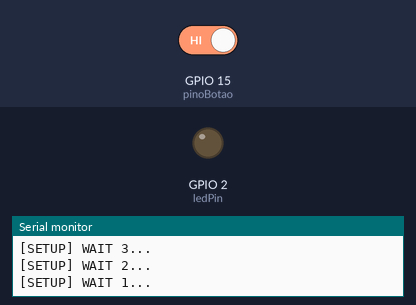
Recording of a sketch running on a simulated ESP32. On the bench: output pins drawn as LEDs (lit = HIGH), the last lines printed to the serial monitor. Inputs (shaded band) come from the test bench; at power-on: GPIO 15 (pinoBotao) HIGH. WiFi joins after 1.5 s; servers stay silent unless stated; uploads are accepted with an empty reply.

Above: at 5.2 s.
5.3 s: GPIO 15 (pinoBotao) driven LOW
At 11.3 s:
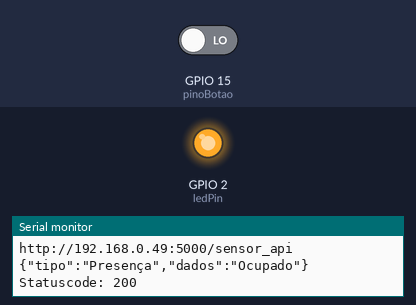
12.2 s: GPIO 15 (pinoBotao) driven HIGH
At 16.7 s:
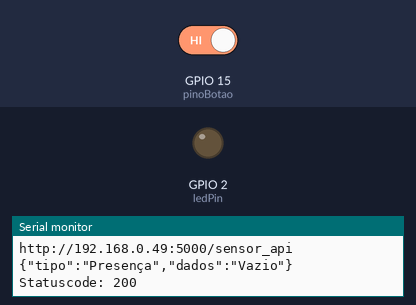
Timing chart, 0 to 18.2 s (numbered marks = the images above; inputs shaded):
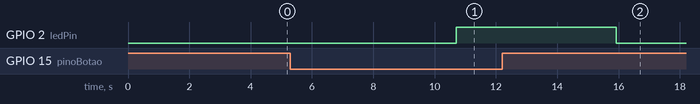

The sketch:

cod_post_2.ino
```cpp
#include <Arduino.h>
#include <WiFi.h>
#include <WiFiMulti.h>
#include <HTTPClient.h>
#include <ArduinoJson.h>

#define USE_SERIAL Serial

WiFiMulti wifiMulti;

const int pinoBotao = 15;
const int ledPin =  2;

const char* ssid = "Eder";
const char* password =  "eder1414";

char jsonOutput[1100];

void setup() {

  USE_SERIAL.begin(115200);

  USE_SERIAL.println();
  USE_SERIAL.println();
  USE_SERIAL.println();

  for (uint8_t t = 4; t > 0; t--) {
    USE_SERIAL.printf("[SETUP] WAIT %d...\n", t);
    USE_SERIAL.flush();
    delay(1000);
  }

  wifiMulti.addAP( ssid, password);

  pinMode(ledPin, OUTPUT);
  pinMode(pinoBotao, INPUT_PULLUP);

}

void loop() {
  int botaoEstado = digitalRead(pinoBotao);

  // wait for WiFi connection
  if ((wifiMulti.run() == WL_CONNECTED)) {

    Serial.println("WiFi conectado com sucesso!");
    Serial.println(WiFi.localIP());

    HTTPClient client;

    Serial.println("Enviando para: ");
    Serial.println("http://192.168.0.49:5000/sensor_api");

    client.begin("http://192.168.0.49:5000/sensor_api");  //HTTP
    client.addHeader("Content-Type","application/json");
    //client.addHeader("chave","porta");

    const size_t CAPACITY = JSON_OBJECT_SIZE(10);
    StaticJsonDocument<CAPACITY> doc;

    JsonObject object = doc.to<JsonObject>();

    if (botaoEstado != HIGH) {
      object["tipo"] = "Presença";
      object["dados"] = "Ocupado";
      digitalWrite(ledPin, HIGH);
    }else{
      object["tipo"] = "Presença";
      object["dados"] = "Vazio";
      digitalWrite(ledPin, LOW);
    }

    serializeJson(doc, Serial);
    serializeJson(doc, jsonOutput);

    int httpCode = client.POST(String(jsonOutput));

    if (httpCode > 0){
      String payload = client.getString();
      Serial.println("\nStatuscode: " + String(httpCode));
      Serial.println(payload);

      client.end();
    }
    else{
      Serial.println("Erro na requisição do HTTP");
    }
  }
  else{
    Serial.println("Conexão com o WIFI perdida");
  }

  delay(5000);
}
```

Measured:
- after the input at 5.3 s, GPIO 2 (ledPin): LOW → HIGH after 5.4 s
- after the input at 12.2 s, GPIO 2 (ledPin): HIGH → LOW after 3.7 s
